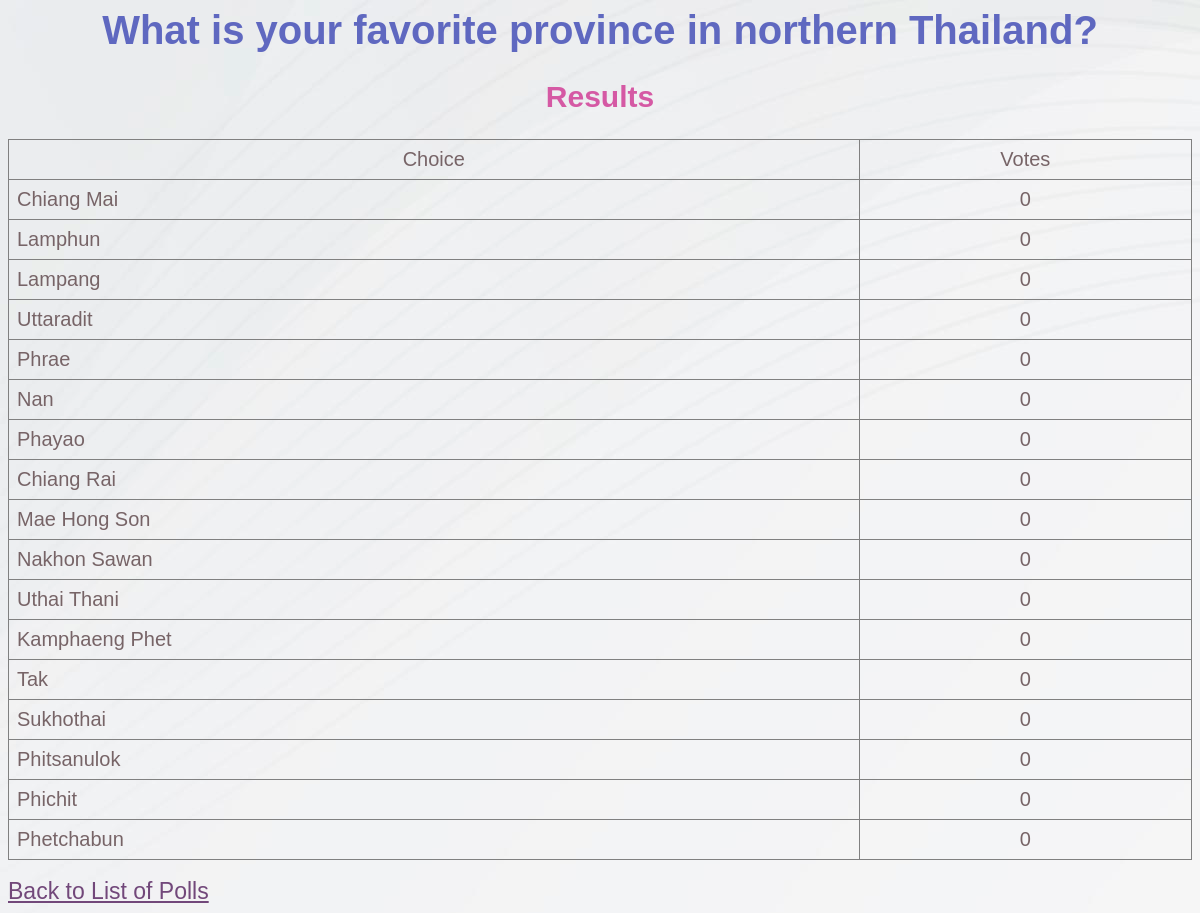
Screenshot of /polls/5/results/ with the database file from the repository.
### polls/models.py (models this page shows, shortened)
class Question(models.Model):
    question_text = models.CharField(max_length=200)
    pub_date = models.DateTimeField('date published')
    end_date = models.DateTimeField('end date', null=True)

class Choice(models.Model):
    question = models.ForeignKey(Question, on_delete=models.CASCADE)
    choice_text = models.CharField(max_length=200)
    @property
    def votes(self):
        return Vote.objects.filter(choice=self).count()

### polls/views.py (the view)
# urls.py: path('<int:pk>/results/', views.ResultsView.as_view(), name='results'),
class ResultsView(generic.DetailView):
    model = Question
    template_name = 'polls/results.html'

### polls/templates/polls/results.html
{% load static %}
<link rel="stylesheet" href="{% static 'polls/style.css' %}">
<legend><h1>{{ question.question_text }}</h1></legend>
<h2>Results</h2>
<table border="1" cellpadding=8 cellspacing="2" width="100%">
    <td style="text-align:center">Choice</td>
    <td style="text-align:center">Votes</td>
    <tr>
        {% for choice in question.choice_set.all %}
    <td>{{ choice.choice_text }}</td>
    <td style="text-align:center">{{ choice.votes }}</td>
    </tr>
    {% endfor %}
</table><br>
<a href="{% url 'polls:index' %}">Back to List of Polls</a>

### polls/static/polls/style.css (style rules this page uses)
h1 { font-family: Helvetica, Arial, sans-serif; color: #5F68C0; text-align: center; font-size: 40px; }
h2 { font-family: Helvetica, Arial, sans-serif; color: #D559A4; text-align: center; font-size: 30px; }
a { font-family: Helvetica, Arial, sans-serif; font-size: 23px; color: #72487A; }
table, th, td { border-collapse: collapse; font-family: Helvetica, Arial, sans-serif; font-size: 20px; color: #776467; }

### rows the page displays
Question: question_text "What is your favorite province in northern Thailand?"
Choice: choice_text "Chiang Mai", votes "0"
Choice: choice_text "Lamphun", votes "0"
Choice: choice_text "Lampang", votes "0"
Choice: choice_text "Uttaradit", votes "0"
Choice: choice_text "Phrae", votes "0"
Choice: choice_text "Nan", votes "0"
Choice: choice_text "Phayao", votes "0"
Choice: choice_text "Chiang Rai", votes "0"
Choice: choice_text "Mae Hong Son", votes "0"
Choice: choice_text "Nakhon Sawan", votes "0"
Choice: choice_text "Uthai Thani", votes "0"
Choice: choice_text "Kamphaeng Phet", votes "0"
Choice: choice_text "Tak", votes "0"
Choice: choice_text "Sukhothai", votes "0"
Choice: choice_text "Phitsanulok", votes "0"
Choice: choice_text "Phichit", votes "0"
Choice: choice_text "Phetchabun", votes "0"
